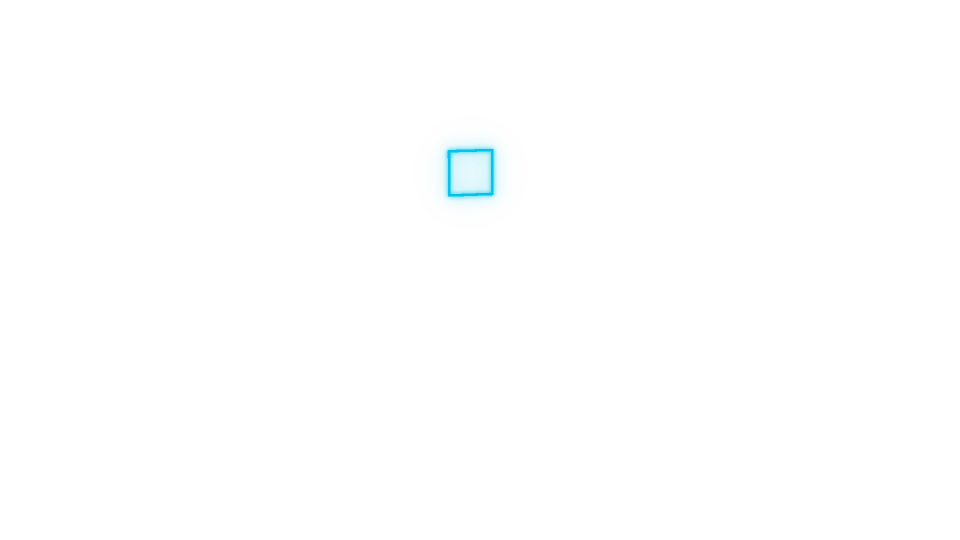
#> input picture some-pilot/assets/graphics/ai/hardware/desktop/16x9/glow-cpu.png, 1920 x 1080 px, given in place of glow-cpu.png.png, which was not available (shown at 1/2 size)
$ python -i compose_ai_more.py   (imports and definitions only)
#> lines starting #> are read from the running program, lines starting #| are printed output that depends on the picture
"""Ten more AI graphics (one file per image). Names, logos and numbers only.

  extras/thumbnails/thumb-*.png                   1280x720 YouTube thumbnail backgrounds (models, duel, topics)
  extras/nameplates/<model>-<fmt>.png             transparent lower-third name plates, one per model
  extras/quant-ladder-<fmt>.png                   3D: one 32B model at FP16 / Q8 / Q4 / Q2 (file sizes)
  hardware/handheld/<fmt>/...                     3D open handheld (compose_hardware.py)
  extras/local-vs-cloud-<fmt>.png                 3D: mini PC on a desk vs server racks
  extras/cost-100-tasks-<fmt>[-transparent].png   cost per task x 100
  extras/token-conveyor-<fmt>.png                 3D: tokens in, tokens out (no text)
  extras/retro-ai-<fmt>.png                       3D: CRT with a pixel-art AI chip (no text)
  extras/glitch-<fmt>.png                         glitched AI chip frame for "AI got it wrong" posts (no text)
  extras/local-tokens-per-second-<fmt>[-transparent].png   llama.cpp speed by machine

    python scripts/blender/compose_ai_more.py
"""

import math
import random
import re
import sys
from pathlib import Path

import numpy as np
from PIL import Image, ImageChops, ImageDraw, ImageEnhance, ImageFilter

sys.path.insert(0, str(Path(__file__).resolve().parent))
import compose_ai_cards as cards  # noqa: E402
import compose_ai_extras as ex  # noqa: E402

GFX = cards.GFX
OUT = GFX / "extras"
# [1 line that did not run here, left out]
# [1 line that did not run here, left out]
CYAN, CORAL, WHITE, MUTED, NAVY = cards.CYAN, (242, 92, 60), cards.WHITE, cards.MUTED, cards.NAVY
SIZES = {"16x9": (1920, 1080), "9x16": (1080, 1920)}


def slug(text):
    return re.sub(r"[^a-z0-9]+", "-", text.lower()).strip("-")


def save(canvas, rel, keep_alpha=False):
    path = OUT / rel
    path.parent.mkdir(parents=True, exist_ok=True)
    (canvas if keep_alpha else canvas.convert("RGB")).save(path, optimize=True)
    return path


def geometry(canvas):
    return ex.geometry(canvas)


# --- 1. thumbnails ------------------------------------------------------------------------------------

THUMB = (1280, 720)


# [125 lines left out: functions cover, grade, hardware_glow, thumbnails, nameplate, quant_ladder and 1 more, not called in this run]


def plain_render(scene, name, fmt):
    canvas, _ = ex.load_render(scene, fmt)
    return save(canvas, f"{name}-{fmt}.png")


# --- 6. cost of 100 tasks ------------------------------------------------------------------------------

# [20 lines left out: function cost_100, not called in this run]


# --- 9. glitch frame -----------------------------------------------------------------------------------

def glitch(fmt):
    rng = random.Random(13)
    base = Image.open(GFX / "backdrops" / f"ai_core-{fmt}.png").convert("RGB")
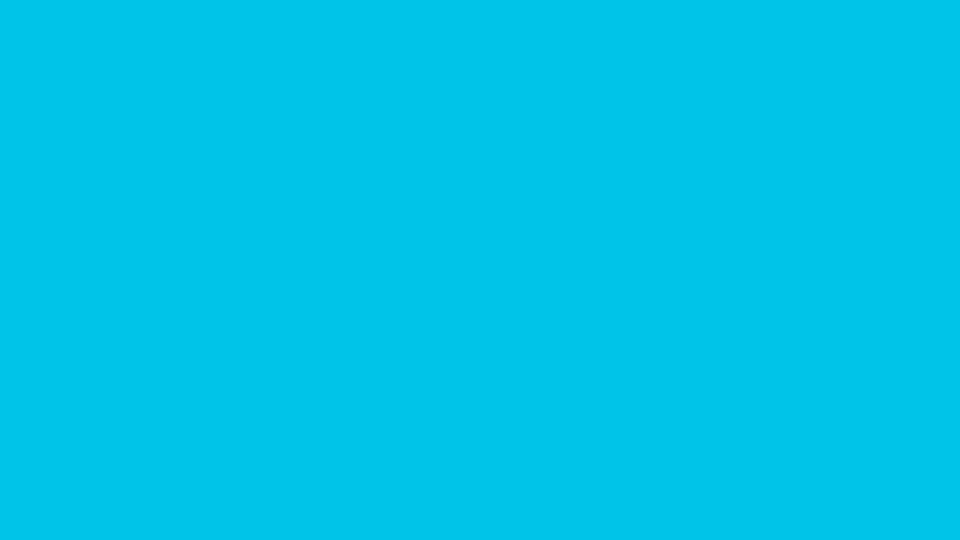
#> base: PIL image 1920x1080 RGB (shown at 1/2 size); mean R, G, B 0, 196, 232
    w, h = base.size
#> w = 1920; h = 1080
    arr = np.asarray(base).astype(np.int16)
    out = arr.copy()
    shift = int(w * 0.008)
#> shift = 15
    out[..., 0] = np.roll(arr[..., 0], shift, axis=1)
    out[..., 2] = np.roll(arr[..., 2], -shift, axis=1)
    for _ in range(26):
        y0 = rng.randrange(0, h - 10)
        band = rng.randrange(4, int(h * 0.035))
        dx = rng.choice([-1, 1]) * rng.randrange(int(w * 0.01), int(w * 0.07))
        out[y0:y0 + band] = np.roll(out[y0:y0 + band], dx, axis=1)
    img = Image.fromarray(np.clip(out, 0, 255).astype(np.uint8)).convert("RGBA")
    blocks = Image.new("RGBA", img.size, (0, 0, 0, 0))
#> blocks: PIL image 1920x1080 RGBA; every value is 0
    bd_ = ImageDraw.Draw(blocks)
    cell = int(w * 0.012)
#> cell = 23
    for _ in range(90):
        x, y = rng.randrange(0, w // cell) * cell, rng.randrange(0, h // cell) * cell
        col = rng.choice([CORAL, CYAN, (255, 40, 60), (255, 255, 255)])
        bd_.rectangle([x, y, x + cell * rng.randint(1, 4), y + cell], fill=col + (rng.randint(60, 170),))
    img.alpha_composite(blocks)
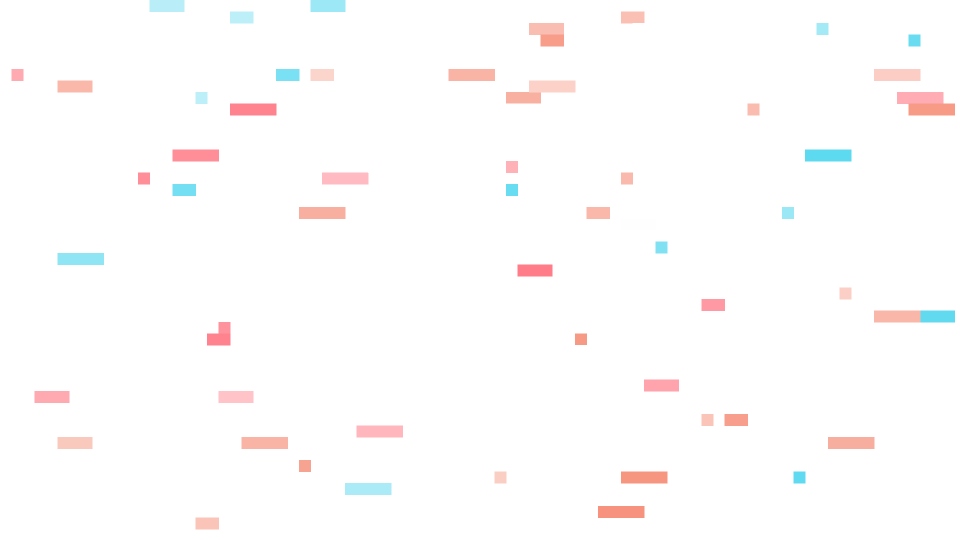
#> blocks: PIL image 1920x1080 RGBA (shown at 1/2 size); mean R, G, B, A 12.3, 9, 8.9, 6.6; transparent parts drawn white
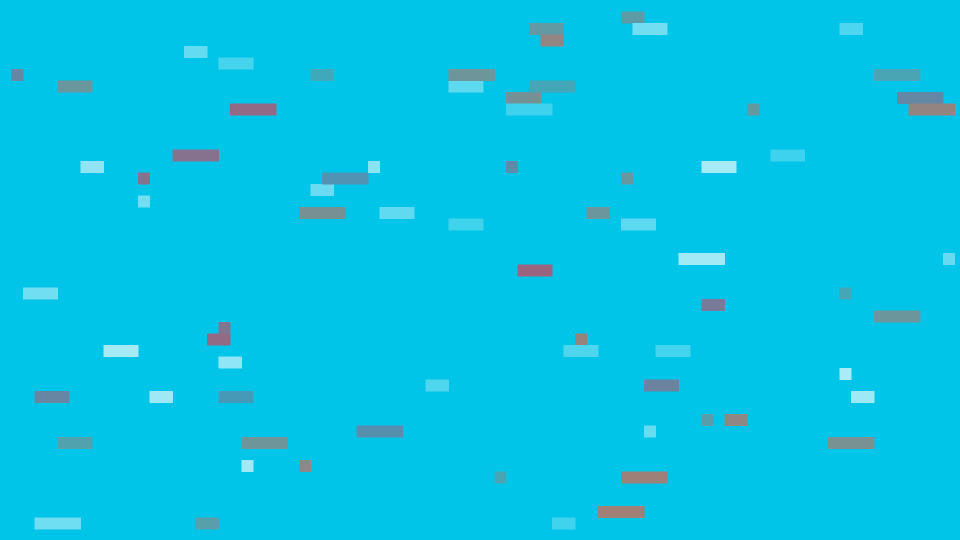
#> img: PIL image 1920x1080 RGBA (shown at 1/2 size); mean R, G, B, A 5.4, 194.8, 229.9, 255
    # Cracks radiating from an impact point
    crack = Image.new("RGBA", img.size, (0, 0, 0, 0))
    cd = ImageDraw.Draw(crack)
    cx, cy = w * 0.5, h * 0.42
#> cx = 960; cy = 453.6
    for k in range(9):
        angle = k / 9 * math.tau + rng.uniform(-0.2, 0.2)
        x, y = cx, cy
        pts = [(x, y)]
        for _ in range(rng.randint(5, 9)):
            step = rng.uniform(w * 0.02, w * 0.06)
            angle += rng.uniform(-0.45, 0.45)
            x, y = x + math.cos(angle) * step, y + math.sin(angle) * step
            pts.append((x, y))
        cd.line(pts, fill=(255, 70, 60, 230), width=max(2, int(w * 0.0018)))
#> this loop made 9 passes
    img.alpha_composite(crack.filter(ImageFilter.GaussianBlur(6)))
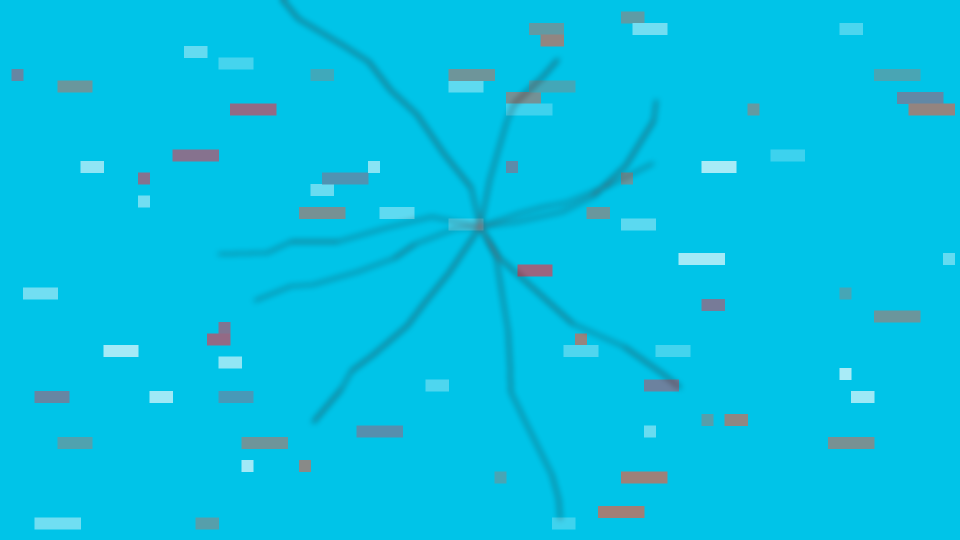
#> img: PIL image 1920x1080 RGBA (shown at 1/2 size); mean R, G, B, A 5.6, 193.8, 228.6, 255
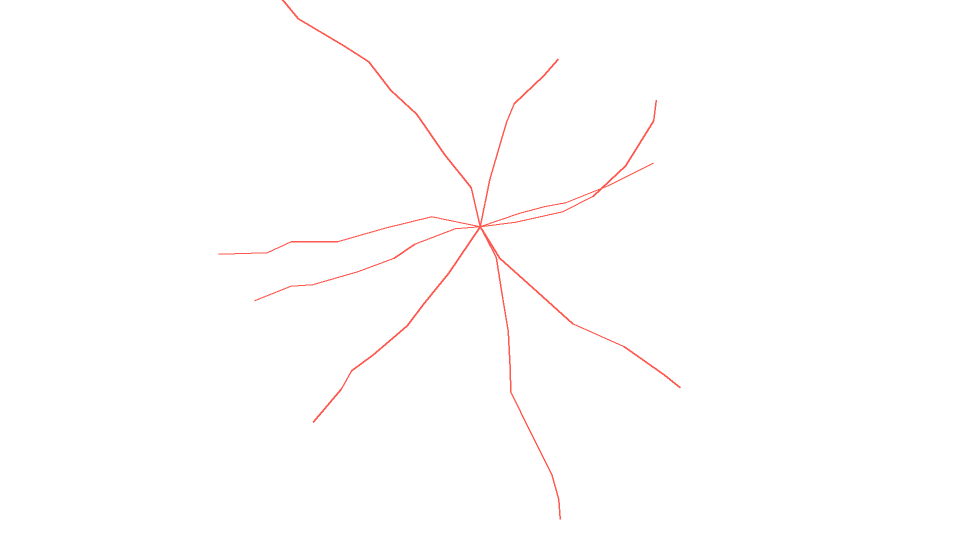
#> crack: PIL image 1920x1080 RGBA (shown at 1/2 size); mean R, G, B, A 1.6, 0.4, 0.4, 1.4; transparent parts drawn white
    img.alpha_composite(crack)
    lines = Image.new("RGBA", img.size, (0, 0, 0, 0))
    ld = ImageDraw.Draw(lines)
    for y in range(0, h, 3):
        ld.line([(0, y), (w, y)], fill=(0, 0, 0, 46))
    img.alpha_composite(lines)
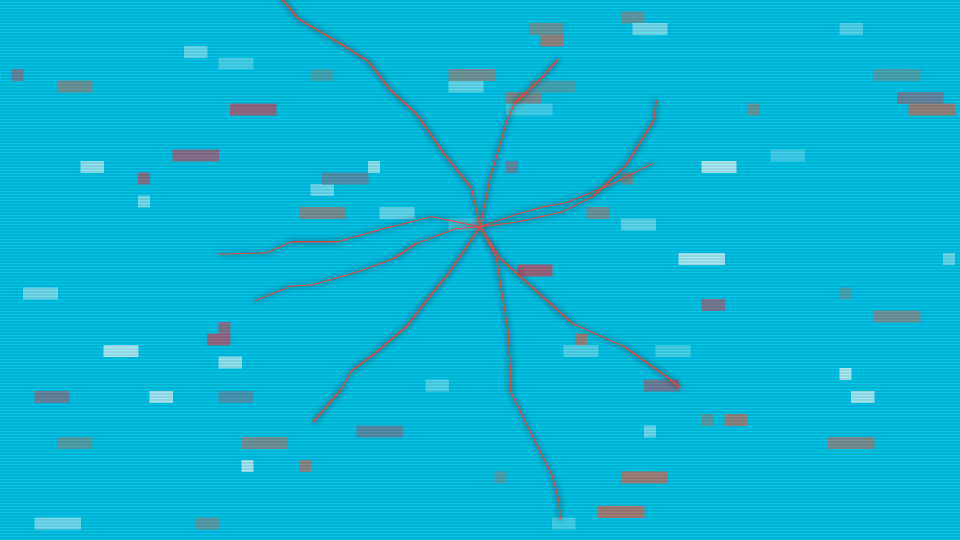
#> img: PIL image 1920x1080 RGBA (shown at 1/2 size); mean R, G, B, A 6.5, 181.8, 214.2, 255
    noise = Image.fromarray((np.random.default_rng(3).random((h, w)) * 40).astype(np.uint8))
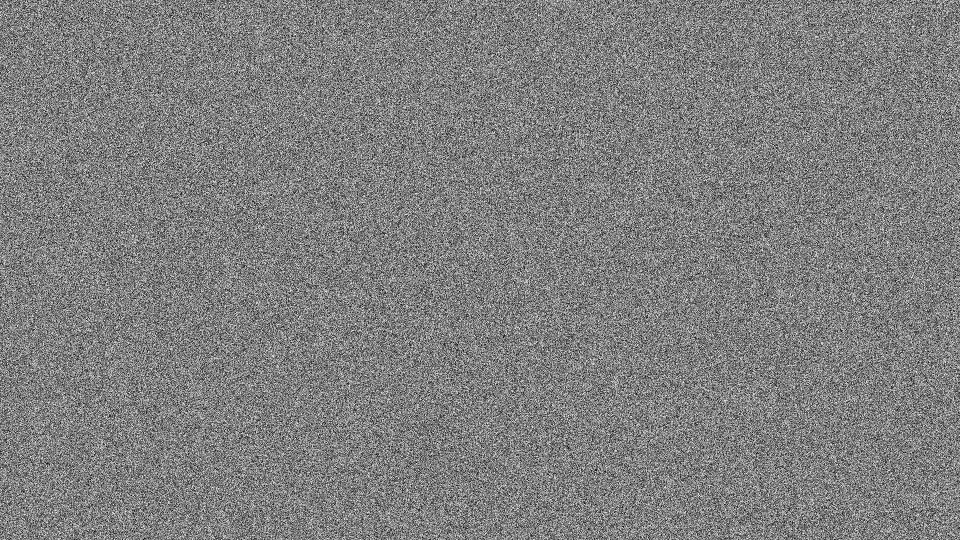
#> noise: PIL image 1920x1080 L (shown at 1/2 size); min 0, max 39, mean 19.5; drawn with min black and max white
    img = ImageChops.add(img.convert("RGB"), Image.merge("RGB", (noise, noise, noise)), scale=1.0, offset=-12).convert("RGBA")
    return save(img, f"glitch-{fmt}.png")


# --- 10. local tokens per second -------------------------------------------------------------------------

# [33 lines left out: functions local_speed, main, not called in this run]


# [2 lines not run here, left out]

>>> result = glitch('../../assets/graphics/ai/hardware/desktop/16x9/glow-cpu.png')
